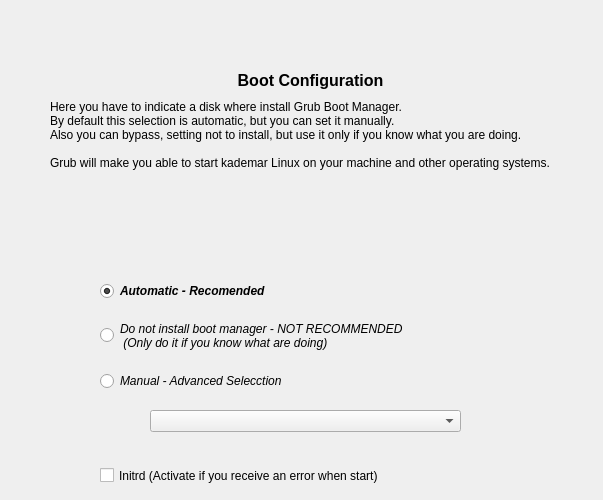
   <widget class="QWidget" name="p_mbr">
    <widget class="QLabel" name="label_30">
     <property name="geometry">
      <rect>
       <x>50</x>
       <y>100</y>
       <width>511</width>
       <height>171</height>
      </rect>
     </property>
     <property name="text">
      <string>Here you have to indicate a disk where install Grub Boot Manager.
By default this selection is automatic, but you can set it manually.
Also you can bypass, setting not to install, but use it only if you know what you are doing.

Grub will make you able to start kademar Linux on your machine and other operating systems.</string>
     </property>
     <property name="alignment">
      <set>Qt::AlignLeading|Qt::AlignLeft|Qt::AlignTop</set>
     </property>
     <property name="wordWrap">
      <bool>true</bool>
     </property>
    </widget>
    <widget class="QRadioButton" name="rb_man">
     <property name="geometry">
      <rect>
       <x>100</x>
       <y>370</y>
       <width>381</width>
       <height>22</height>
      </rect>
     </property>
     <property name="font">
      <font>
       <italic>true</italic>
      </font>
     </property>
     <property name="text">
      <string>Manual - Advanced Selecction</string>
     </property>
    </widget>
    <widget class="QRadioButton" name="rb_auto">
     <property name="geometry">
      <rect>
       <x>100</x>
       <y>280</y>
       <width>331</width>
       <height>22</height>
      </rect>
     </property>
     <property name="font">
      <font>
       <weight>75</weight>
       <italic>true</italic>
       <bold>true</bold>
      </font>
     </property>
     <property name="text">
      <string>Automatic - Recomended</string>
     </property>
     <property name="checked">
      <bool>true</bool>
     </property>
    </widget>
    <widget class="QRadioButton" name="rb_no">
     <property name="geometry">
      <rect>
       <x>100</x>
       <y>310</y>
       <width>411</width>
       <height>51</height>
      </rect>
     </property>
     <property name="font">
      <font>
       <italic>true</italic>
      </font>
     </property>
     <property name="text">
      <string>Do not install boot manager - NOT RECOMMENDED
 (Only do it if you know what are doing)</string>
     </property>
    </widget>
    <widget class="QLabel" name="l_titol_6">
     <property name="geometry">
      <rect>
       <x>30</x>
       <y>70</y>
       <width>561</width>
       <height>20</height>
      </rect>
     </property>
     <property name="font">
      <font>
       <pointsize>12</pointsize>
       <weight>75</weight>
       <bold>true</bold>
      </font>
     </property>
     <property name="text">
      <string>Boot Configuration</string>
     </property>
     <property name="alignment">
      <set>Qt::AlignCenter</set>
     </property>
    </widget>
    <widget class="QComboBox" name="cb_mbr">
     <property name="geometry">
      <rect>
       <x>150</x>
       <y>410</y>
       <width>311</width>
       <height>22</height>
      </rect>
     </property>
    </widget>
    <widget class="QCheckBox" name="ch_initrd">
     <property name="geometry">
      <rect>
       <x>100</x>
       <y>460</y>
       <width>411</width>
       <height>31</height>
      </rect>
     </property>
     <property name="text">
      <string>Initrd (Activate if you receive an error when start)</string>
     </property>
    </widget>
    <widget class="QLabel" name="label_13">
     <property name="geometry">
      <rect>
       <x>530</x>
       <y>20</y>
       <width>64</width>
       <height>64</height>
      </rect>
     </property>
     <property name="text">
      <string/>
     </property>
     <property name="pixmap">
      <pixmap>../../../../../usr/share/kademar/utils/instalador/img/reboot.png</pixmap>
     </property>
    </widget>
   </widget>
